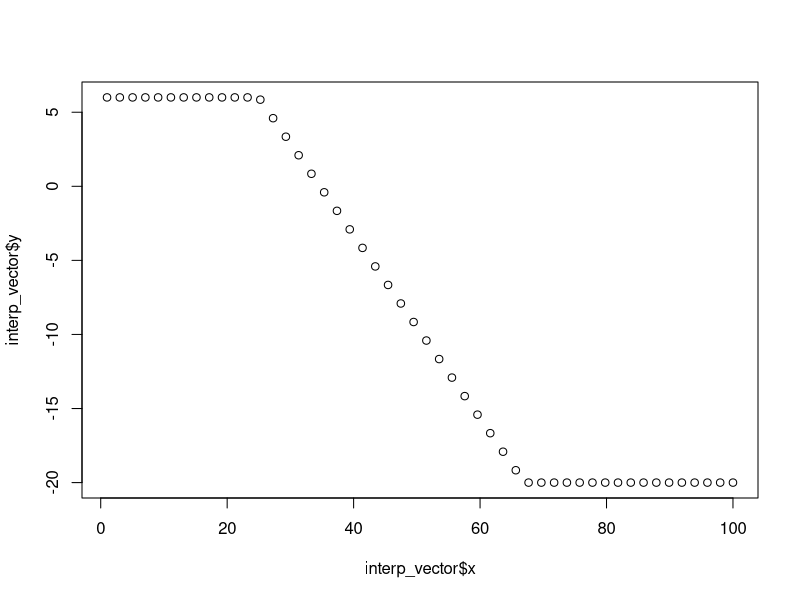

Write the R code that produced this figure.
## ---- chunk 1
# for loop
vec_sum <- 0
vec_num <- seq(100)
for (idx in seq(length(vec_num))) {
  vec_sum = vec_sum + vec_num[idx]
}
vec_sum


# while loop
idx = 1           # initialize counter
vec_num <- seq(100)
vec_sum <- 0     # initialize sum
while (idx <= 100) {
  vec_sum <- vec_sum + vec_num[idx]
  idx = idx + 1
}
vec_sum
## ---- chunk 2
vec_sum <- 0
vec_num <- seq(100)
for (idx in seq(length(vec_num))) {
  if (vec_num[idx] %% 3 == 0 & vec_num[idx] %% 7 == 0) {
    vec_sum = vec_sum + vec_num[idx]
  }
}
cat("The sum of multiples of 3 and 7 within 1-100 is:", vec_sum)
## ---- chunk 3
mymat <- matrix(c(6, 7, 3, NA, 15, 6, 7, 
              NA, 9, 12, 6, 11, NA, 3, 
              9, 4, 7, 3, 21, NA, 6, 
              rep(NA, 7)),
              nrow = 4, byrow = TRUE)
myvec <- c(8, 4, 12, 9, 15, 6)


for (idx in seq(nrow(mymat))) {
  for (idy in seq(ncol(mymat))) {
    if (is.na(mymat[idx, idy]) && length(myvec) > 0) {
      mymat[idx, idy] = max(myvec)
      myvec = myvec[-which.max(myvec)]
    }
  }
}
mymat
## ---- chunk 4
myvec <- c(rep(6, 25), rep(NA, 41), rep(-20, 34))
interp_vector <- approx(myvec, method = "linear")
plot(interp_vector)
